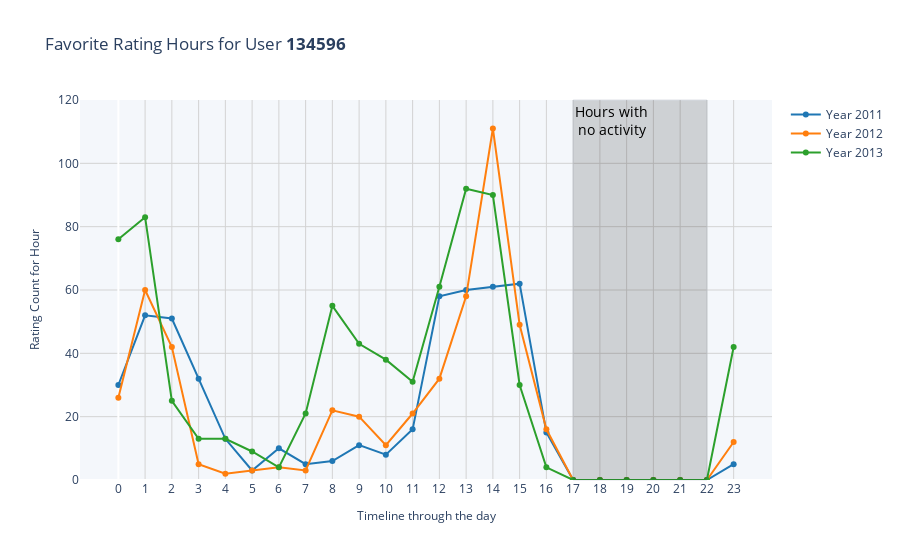

Notebook code cell kept with this figure:
### Markdown cell above
## Searching for Time Patterns

### Code cell
def plot_freq_polygon(uid,startyear,endyear):
    all_user_ratings = ratings_for_uid(uid)
    all_user_ratings['hour'] = all_user_ratings['rating_date'].dt.hour.astype(int)

    fgo = go.Figure()

    color_seq = px.colors.qualitative.D3
    color_seq_count = 0

    empty_df = pd.DataFrame(index=np.arange(0,24,1))
    empty_df['count'] = 0

    for i in np.arange(startyear,endyear + 1,1):
        all_user_ratings_for_year_i = all_user_ratings[all_user_ratings['rating_date'].dt.year == i]

        #This only includes hours present in data
        hour_freq = all_user_ratings_for_year_i.value_counts('hour').to_frame()
        hour_freq = all_user_ratings_for_year_i.hour.value_counts().to_frame()
        hour_freq.rename(columns={'hour':'count'},inplace=True)
        hour_freq.sort_index(inplace=True)

        #This fills in missing hours with 0
        hour_freq = hour_freq.combine_first(empty_df)
        
        fgo.add_trace(go.Scatter(x=hour_freq.index, y=hour_freq['count'], name=f'Year {i}', line=dict(color=color_seq[color_seq_count]), mode='lines+markers'))
        color_seq_count += 1


    fgo.update_xaxes(
        title_text="Timeline through the day",
        titlefont_size=12,
    )
    fgo.update_yaxes(
        title_text="Rating Count for Hour",
        titlefont_size=12,
        range=[0,120]
    )
    fgo.add_vrect(
        x0=17,
        x1=22,
        line_width=1,
        fillcolor='black',
        opacity=0.15,
        annotation_text='Hours with<br>no activity',
        annotation_position='top left',
        annotation=dict(font_size=14, font_color='black'),
    )

    fgo.update_layout(
        title_text=f'Favorite Rating Hours for User <b>{uid}</b>',
        xaxis = dict(
            tickmode = 'array',
            tickvals = np.arange(0,24,1)
        ),
    )
    apply_grid_bg_design(fgo)
    return fgo

plot_freq_polygon(134596,2011,2013).show()

### Figure 1 — Plotly figure (JSON) as saved in the notebook; plotly's stock layout.template omitted (floating-point values rounded to 4 significant figures)
{"data": [{"line": {"color": "#1F77B4"}, "mode": "lines+markers", "name": "Year 2011", "type": "scatter", "x": [0, 1, 2, 3, 4, 5, 6, 7, 8, 9, 10, 11, 12, 13, 14, 15, 16, 17, 18, 19, 20, 21, 22, 23], "y": [30, 52, 51, 32, 13, 3, 10, 5, 6, 11, 8, 16, 58, 60, 61, 62, 15, 0, 0, 0, 0, 0, 0, 5]}, {"line": {"color": "#FF7F0E"}, "mode": "lines+markers", "name": "Year 2012", "type": "scatter", "x": [0, 1, 2, 3, 4, 5, 6, 7, 8, 9, 10, 11, 12, 13, 14, 15, 16, 17, 18, 19, 20, 21, 22, 23], "y": [26, 60, 42, 5, 2, 3, 4, 3, 22, 20, 11, 21, 32, 58, 111, 49, 16, 0, 0, 0, 0, 0, 0, 12]}, {"line": {"color": "#2CA02C"}, "mode": "lines+markers", "name": "Year 2013", "type": "scatter", "x": [0, 1, 2, 3, 4, 5, 6, 7, 8, 9, 10, 11, 12, 13, 14, 15, 16, 17, 18, 19, 20, 21, 22, 23], "y": [76, 83, 25, 13, 13, 9, 4, 21, 55, 43, 38, 31, 61, 92, 90, 30, 4, 0, 0, 0, 0, 0, 0, 42]}], "layout": {"annotations": [{"font": {"color": "black", "size": 14}, "showarrow": false, "text": "Hours with<br>no activity", "x": 17, "xanchor": "left", "xref": "x", "y": 1, "yanchor": "top", "yref": "y domain"}], "plot_bgcolor": "rgb(244,247,251)", "shapes": [{"fillcolor": "black", "line": {"width": 1}, "opacity": 0.15, "type": "rect", "x0": 17, "x1": 22, "xref": "x", "y0": 0, "y1": 1, "yref": "y domain"}], "title": {"text": "Favorite Rating Hours for User <b>134596</b>"}, "xaxis": {"gridcolor": "lightgrey", "gridwidth": 1, "showgrid": true, "tickmode": "array", "tickvals": [0, 1, 2, 3, 4, 5, 6, 7, 8, 9, 10, 11, 12, 13, 14, 15, 16, 17, 18, 19, 20, 21, 22, 23], "title": {"font": {"size": 12}, "text": "Timeline through the day"}}, "yaxis": {"gridcolor": "lightgrey", "gridwidth": 1, "range": [0, 120], "showgrid": true, "title": {"font": {"size": 12}, "text": "Rating Count for Hour"}}}}
